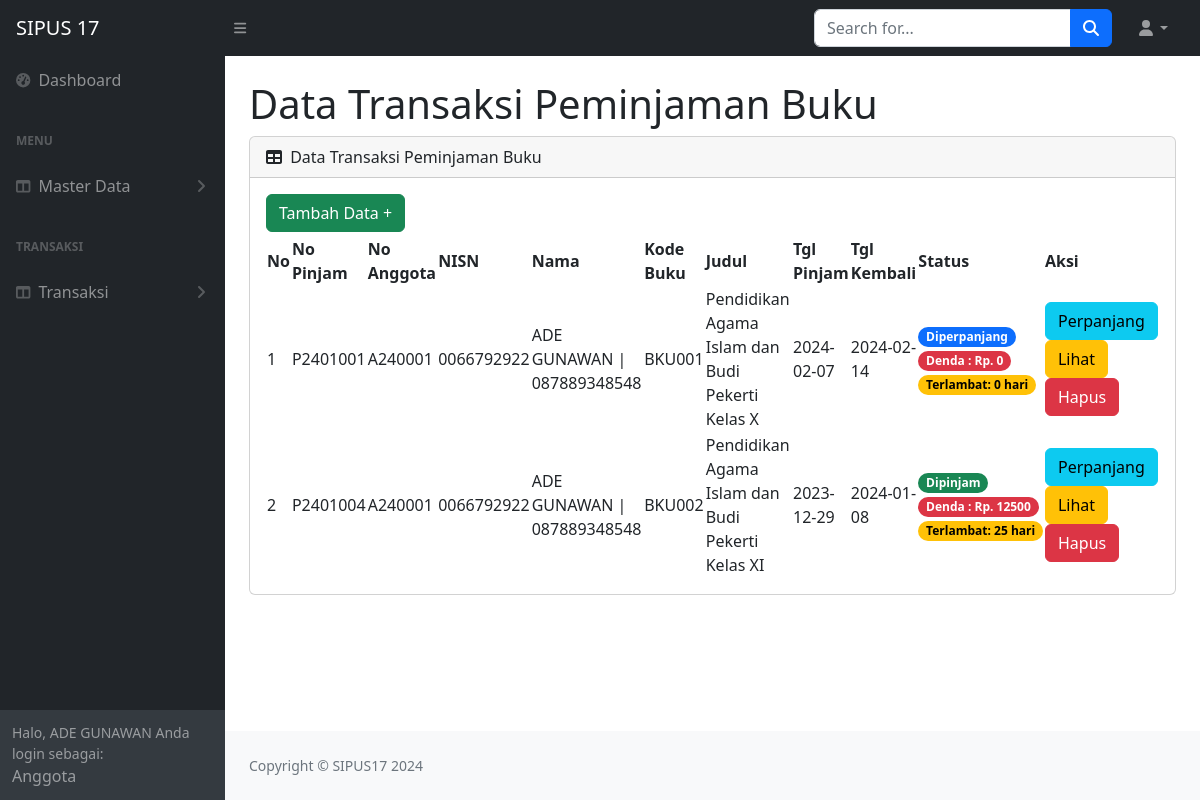
Screenshot of /anggota/tampil_peminjaman.php (signed in) with the database file from the repository.
### tables this page shows
CREATE TABLE `peminjaman` (
  `id_pinjam` varchar(30) NOT NULL,
  `id_anggota` varchar(100) DEFAULT NULL,
  `id_buku` varchar(50) DEFAULT NULL,
  `tgl_pinjam` date DEFAULT NULL,
  `tgl_kembali` date DEFAULT NULL,
  `tgl_dikembalikan` date DEFAULT NULL,
  `terlambat` varchar(50) DEFAULT NULL,
  `denda` int(11) DEFAULT NULL,
  `status` varchar(30) DEFAULT 'Dipinjam',
  `qty` int(11) DEFAULT 1
);

CREATE TABLE `anggota` (
  `id_anggota` varchar(100) NOT NULL,
  `nisn` varchar(15) DEFAULT NULL,
  `nama` varchar(30) DEFAULT NULL,
  `jurusan` varchar(25) DEFAULT NULL,
  `jk` varchar(10) DEFAULT NULL,
  `tempat_lhir` varchar(30) DEFAULT NULL,
  `tgl_lahir` date DEFAULT NULL,
  `no_wa` varchar(14) DEFAULT NULL,
  `alamat` varchar(255) DEFAULT NULL,
  `password` varchar(32) DEFAULT NULL
);

CREATE TABLE `buku` (
  `id_buku` varchar(50) NOT NULL,
  `judul` varchar(100) DEFAULT NULL,
  `id_kategori` int(11) DEFAULT NULL,
  `pengarang` varchar(225) DEFAULT NULL,
  `penerbit` varchar(225) DEFAULT NULL,
  `tahun` varchar(15) DEFAULT NULL,
  `isbn` varchar(30) DEFAULT NULL,
  `rak` varchar(30) DEFAULT NULL,
  `jumlah` int(11) DEFAULT NULL
);

### anggota/tampil_peminjaman.php (the view, shortened to what this page needs)
<?php
include('../koneksi.php');
$tgl_sekarang = strtotime(date("Y-m-d"));
$query = "SELECT * FROM peminjaman WHERE (tgl_kembali < '$tgl_sekarang' OR status = 'Dipinjam' OR status = 'Diperpanjang')";
$result1 = mysqli_query($koneksi, $query);
while ($dataP = mysqli_fetch_assoc($result1)) {
    $tgl_kembali = strtotime($dataP['tgl_kembali']);
    $id_pinjamDenda = $dataP['id_pinjam'];
    $selisih_hari1 = ($tgl_sekarang - $tgl_kembali) / (60 * 60 * 24);
    $denda1 = $selisih_hari1 * 500;
    for ($i = 0; $i <= $selisih_hari1; $i++) {
        $dayOfWeek = date("N", $tgl_kembali);
        if ($dayOfWeek == 6 || $dayOfWeek == 7) {
            $denda1 -= 500;
        }
        $tgl_kembali += (60 * 60 * 24);
    }
    $terlambat = $denda1 / 500;
    if ($dataP['tgl_kembali'] < date("Y-m-d")) {
        $queryUpdateDenda = "UPDATE peminjaman SET denda = '$denda1', terlambat = '$terlambat' WHERE id_pinjam = '$id_pinjamDenda'";
        mysqli_query($koneksi, $queryUpdateDenda);
    }
}
$tampilbuku = mysqli_query($koneksi, "SELECT
                                             peminjaman.id_pinjam,
                                             peminjaman.id_anggota,
                                             anggota.nisn,
                                             anggota.nama,
                                             anggota.no_wa,
                                             buku.id_buku,
                                             buku.judul,
                                             peminjaman.tgl_pinjam,
                                             peminjaman.tgl_kembali,
                                             peminjaman.tgl_dikembalikan,
                                             peminjaman.terlambat,
                                             peminjaman.denda,
                                             peminjaman.`status`
                                         FROM
                                             peminjaman
                                             INNER JOIN
                                             anggota
                                             ON
                                                 peminjaman.id_anggota = anggota.id_anggota
                                             INNER JOIN
                                             buku
                                             ON
                                                 peminjaman.id_buku = buku.id_buku
                                                 WHERE peminjaman.status = 'Dipinjam' OR peminjaman.status = 'Diperpanjang'
                                                 OR peminjaman.status = 'Tunggu Approve Perpanjang' OR peminjaman.status = 'Tunggu Approve Peminjaman'
                                                 OR peminjaman.terlambat = '0'");
while ($data = mysqli_fetch_array($tampilbuku)) {
    $no_wa = $data['no_wa'];
}
?>
<!DOCTYPE html>
<html lang="en">
<head>
    <link href="https://cdn.jsdelivr.net/npm/simple-datatables@7.1.2/dist/style.min.css" rel="stylesheet" />
    <link href="../css/styles.css" rel="stylesheet" />
</head>
<body class="sb-nav-fixed">
    <?php include("../anggota/navbar.php"); ?>
    <div id="layoutSidenav_content">
        <main>
            <div class="container-fluid px-4">
                <h1 class="mt-4">Data Transaksi Peminjaman Buku</h1>
                <div class="card mb-4">
                    <div class="card-header">
                        <i class="fas fa-table me-1"></i>
                        Data Transaksi Peminjaman Buku
                    </div>
                    <div class="card-body">
                        <a href="tambah_pinjam.php" class="btn btn-success mb-1">Tambah Data +</a>
                        <table id="datatablesSimple">
                            <thead>
                                <tr>
                                    <th>No</th>
                                    <th>No Pinjam</th>
                                    <th>No Anggota</th>
                                    <th>NISN</th>
                                    <th>Nama</th>
                                    <th>Kode Buku</th>
                                    <th>Judul</th>
                                    <th>Tgl Pinjam</th>
                                    <th>Tgl Kembali</th>
                                    <th>Status</th>
                                    <th>Aksi</th>
                                </tr>
                            </thead>
                            <tbody>
                                <?php
                                $id_anggotas = $_SESSION['id_anggota'];
                                $tampilbuku = mysqli_query($koneksi, "SELECT
                                peminjaman.id_pinjam,
                                peminjaman.id_anggota,
                                anggota.nisn,
                                anggota.nama,
                                peminjaman.id_buku,
                                buku.judul,
                                peminjaman.tgl_pinjam,
                                peminjaman.tgl_kembali,
                                peminjaman.denda,
                                peminjaman.terlambat,
                                peminjaman.`status`
                            FROM
                                anggota
                                INNER JOIN
                                peminjaman
                                ON
                                    anggota.id_anggota = peminjaman.id_anggota
                                INNER JOIN
                                buku
                                ON
                                    peminjaman.id_buku = buku.id_buku
                                    WHERE anggota.id_anggota = '$id_anggotas' AND (peminjaman.`status` = 'Dipinjam'
                                     OR peminjaman.`status` = 'Diperpanjang'
                                     OR peminjaman.`status` = 'Tunggu Approve Perpanjang'
                                     OR peminjaman.`status` = 'Tunggu Approve Peminjaman')");
                                $no = 1;
                                while ($data = mysqli_fetch_array($tampilbuku)) {
                                    $id_pinjam = $data['id_pinjam'];
                                    $id_anggota = $data['id_anggota'];
                                    $nisn = $data['nisn'];
                                    $nama = $data['nama'];
                                    $id_buku = $data['id_buku'];
                                    $judul = $data['judul'];
                                    $tgl_pinjam = $data['tgl_pinjam'];
                                    $tgl_kembali = $data['tgl_kembali'];
                                    $status = $data['status'];
                                    $terlambat = $data['terlambat'];
                                    $denda1 = $data['denda'];
                                    ?>
                                    <tr>
                                        <td>
                                            <?php echo $no++ ?>
                                        </td>
                                        <td>
                                            <?php echo $id_pinjam ?>
                                        </td>
                                        <td>
                                            <?php echo $id_anggota ?>
                                        </td>
                                        <td>
                                            <?php echo $nisn ?>
                                        </td>
                                        <td>
                                            <?php echo $nama . " | " . $no_wa ?>
                                        </td>
                                        <td>
                                            <?php echo $id_buku ?>
                                        </td>
                                        <td>
                                            <?php echo $judul ?>
                                        </td>
                                        <td>
                                            <?php echo $tgl_pinjam ?>
                                        </td>
                                        <td>
                                            <?php echo $tgl_kembali ?>
                                        </td>
                                        <td>
                                            <?php
                                            if ($status == "Dipinjam") {
                                                echo "<span class='badge rounded-pill text-bg-success'>$status</span>" . "<br><span class='badge rounded-pill text-bg-danger'>Denda : Rp. $denda1</span>" . "<br><span class='badge rounded-pill text-bg-warning'>Terlambat: $terlambat hari</span>";
                                            } elseif ($status == "Diperpanjang") {
                                                echo "<span class='badge rounded-pill text-bg-primary'>$status</span>" . "<br><span class='badge rounded-pill text-bg-danger'>Denda : Rp. $denda1</span>" . "<br><span class='badge rounded-pill text-bg-warning'>Terlambat: $terlambat hari</span>";
                                            } elseif ($status == "Tunggu Approve Peminjaman") {
                                                echo "<span class='badge rounded-pill text-bg-secondary'>$status</span>" . "<br><span class='badge rounded-pill text-bg-danger'>Denda : Rp. $denda1</span>" . "<br><span class='badge rounded-pill text-bg-warning'>Terlambat: $terlambat hari</span>";
                                            } elseif ($status == "Tunggu Approve Perpanjang") {
                                                echo "<span class='badge rounded-pill text-bg-secondary'>$status</span>" . "<br><span class='badge rounded-pill text-bg-danger'>Denda : Rp. $denda1</span>" . "<br><span class='badge rounded-pill text-bg-warning'>Terlambat: $terlambat hari</span>";
                                            }
                                            ?>
                                        </td>
                                        <td>
                                            <?php
                                            if ($status !== 'Dikembalikan') {
                                                ?>
                                                <form action="" method="POST">
                                                    <?php
                                                    $tgl_sekarangs = date("Y-m-d");
                                                    $tgl_kembalis = date('Y-m-d', strtotime($tgl_kembali));
                                                    if ($status != "Tunggu Approve Perpanjang") {
                                                        if ($tgl_kembalis <= $tgl_sekarangs) {
                                                            ?>
                                                            <button type="button" class="btn btn-info" data-bs-toggle="modal"
                                                                data-bs-target="#perpanjangModal<?php echo $id_pinjam; ?>">
                                                                Perpanjang
                                                            </button>
                                                        <?php }
                                                    }
                                                    ?>
                                                </form>
                                                <a href="detail_pinjam.php?id_pinjam=<?php echo $id_pinjam; ?>"
                                                    class="btn btn-warning">Lihat</a>
                                                <a href="hapus_pinjam.php?id_pinjam=<?php echo $id_pinjam; ?>"
                                                    class="btn btn-danger">Hapus</a>
                                            </td>
                                        </tr>
                                    <?php }
                                } ?>
                            </tbody>
                        </table>
                    </div>
                </div>
            </div>
        </main>
        <footer class="py-4 bg-light mt-auto">
            <div class="container-fluid px-4">
                <div class="d-flex align-items-center justify-content-between small">
                    <div class="text-muted">Copyright &copy; SIPUS17 2024</div>
                </div>
            </div>
        </footer>
    </div>
</body>
</html>

### rows the page displays
peminjaman: id_pinjam "P2401001", id_anggota "A240001", id_anggota.nisn "0066792922", id_anggota.nama "ADE GUNAWAN", id_buku "BKU001", id_buku.judul "Pendidikan Agama Islam dan Budi Pekerti Kelas X", tgl_pinjam "2024-02-07", tgl_kembali "2024-02-14", status "Diperpanjang", denda "0", terlambat "0"
anggota: no_wa "087889348548"
peminjaman: id_pinjam "P2401004", id_anggota "A240001", id_anggota.nisn "0066792922", id_anggota.nama "ADE GUNAWAN", id_buku "BKU002", id_buku.judul "Pendidikan Agama Islam dan Budi Pekerti Kelas XI", tgl_pinjam "2023-12-29", tgl_kembali "2024-01-08", status "Dipinjam", denda "12500", terlambat "25"

### other values shown
$_SESSION['nama_agt'] "ADE GUNAWAN"
